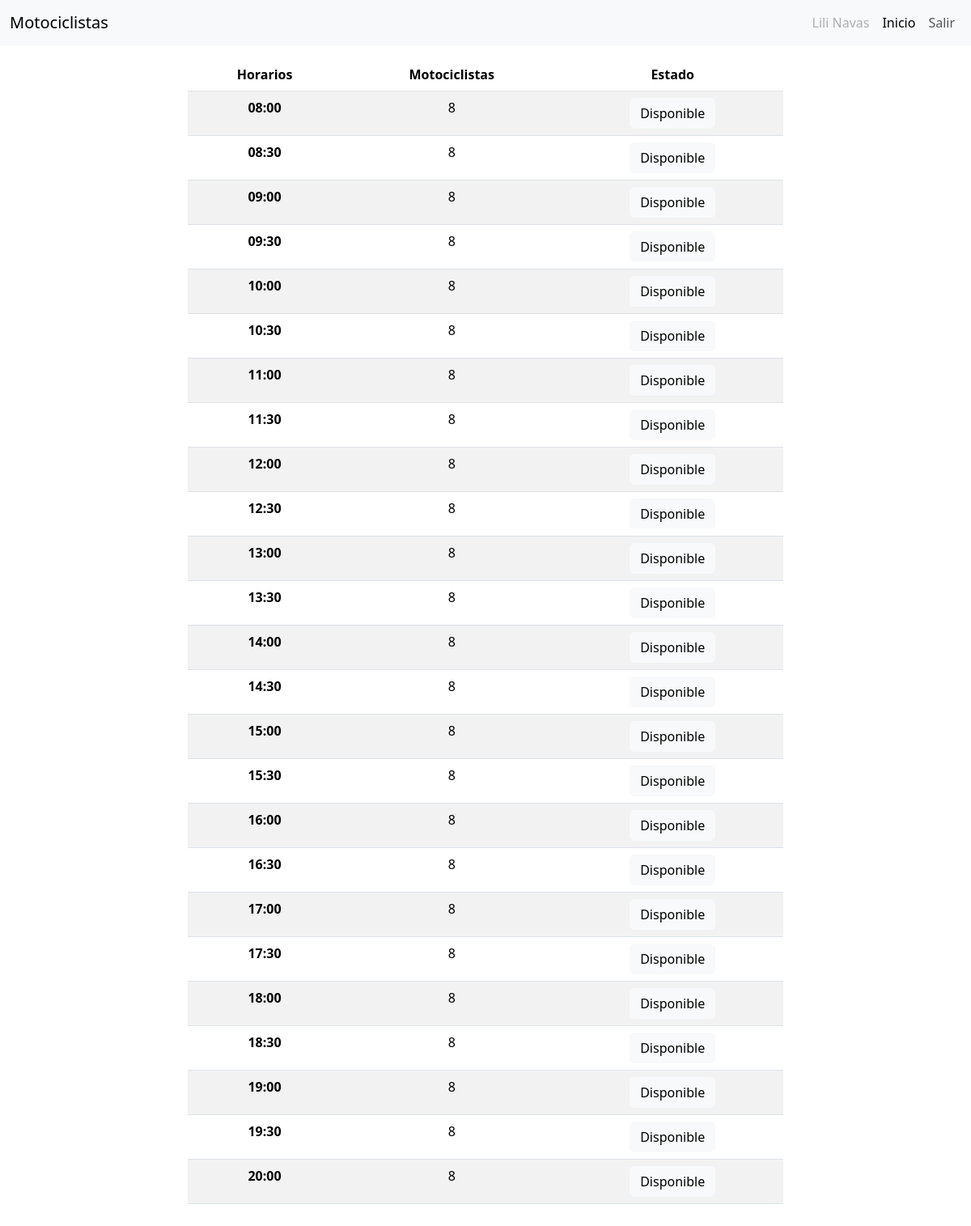
Screenshot of /motociclistas/sesion/ (signed in) with the database file from the repository.
### motociclistas/models.py (models this page shows, shortened)
class Usuarios(AbstractBaseUser):
    nombre = models.CharField(max_length=50)
    apellido = models.CharField(max_length=50)
    email = models.EmailField(unique=True)
    solicitud = models.BooleanField(default=False)
    contraseña = models.CharField(max_length=8)
    objects= UsuarioManage()
    USERNAME_FIELD = 'email'
    REQUIRED_FIELDS = ['nombre', 'apellido']

class Motociclistas(models.Model):
    horario = models.TimeField()
    motociclistas = models.PositiveIntegerField(default=8)
    estado = models.BooleanField(default=True)

### motociclistas/views.py (the view)
# urls.py: path('sesion/', views.sesion, name='sesion' ),
@login_required
def sesion(req):
    horarios = Motociclistas.objects.all()
    nombre = req.user.nombre
    apellido = req.user.apellido
    id_usuario = req.user.id
    context = {
        'horarios' : horarios,
        'nombre' : nombre,
        'apellido' : apellido,
        'id_usuario' : id_usuario
    }
    return render(req, 'sesion_usuario.html', context)

### motociclistas/templates/sesion_usuario.html (shortened to what this page needs)
{% extends "base.html" %}
{% block menu %}
  <nav class="navbar navbar-expand-lg bg-body-tertiary ">
    <div class="container-fluid">
      <a class="navbar-brand" href="#">Motociclistas</a>
      <div class="collapse navbar-collapse justify-content-end" id="navbarNav">
        <ul class="navbar-nav">
          <li class="nav-item">
            <a class="nav-link disabled" aria-disabled="true">{{nombre}} {{apellido}}</a>
          </li>
          <li class="nav-item">
            <a class="nav-link active" aria-current="page" href="#">Inicio</a>
          </li>
          <li class="nav-item">
            <a class="nav-link" href="{% url "motociclistas:cerrar_sesion" %}">Salir</a>
          </li>
        </ul>
      </div>
    </div>
  </nav>
{% endblock menu %}
{% block contenido %}
  <div class="container my-3 " >
    <div class="row justify-content-center">
        <div class="col-sm-12 col-md-8 col-lg-8 col-xl-8">
            <table class="table table-striped">
                <thead>
                  <tr>
                    <th scope="col" class="text-center">Horarios</th>
                    <th scope="col" class="text-center">Motociclistas</th>
                    <th scope="col" class="text-center">Estado</th>
                  </tr>
                </thead>
                <tbody>
                    {% for horario in horarios %}
                        <tr>
                            <th class="text-center">{{horario.horario}} </th>
                            <td id="motociclistas-{{horario.id}}" class="text-center">{{horario.motociclistas}} </td>
                            <td class="text-center">
                                {% if horario.estado and horario.motociclistas > 0 %}
                                <button id="disponible-{{horario.id}}-btn" class="disponible-btn btn btn-light" data-id="{{horario.id}}">Disponible</button>
                                {% else %}
                                  No disponible
                                {% endif %}
                            </td>
                        </tr>
                    {% endfor %}
                </tbody>
            </table>
        </div>
    </div>
  </div>
{% endblock contenido %}

### rows the page displays
Usuarios: nombre "Lili", apellido "Navas"
Motociclistas: horario "08:00", motociclistas "8"
Motociclistas: horario "08:30", motociclistas "8"
Motociclistas: horario "09:00", motociclistas "8"
Motociclistas: horario "09:30", motociclistas "8"
Motociclistas: horario "10:00", motociclistas "8"
Motociclistas: horario "10:30", motociclistas "8"
Motociclistas: horario "11:00", motociclistas "8"
Motociclistas: horario "11:30", motociclistas "8"
Motociclistas: horario "12:00", motociclistas "8"
Motociclistas: horario "12:30", motociclistas "8"
Motociclistas: horario "13:00", motociclistas "8"
Motociclistas: horario "13:30", motociclistas "8"
Motociclistas: horario "14:00", motociclistas "8"
Motociclistas: horario "14:30", motociclistas "8"
Motociclistas: horario "15:00", motociclistas "8"
Motociclistas: horario "15:30", motociclistas "8"
Motociclistas: horario "16:00", motociclistas "8"
Motociclistas: horario "16:30", motociclistas "8"
Motociclistas: horario "17:00", motociclistas "8"
Motociclistas: horario "17:30", motociclistas "8"
Motociclistas: horario "18:00", motociclistas "8"
Motociclistas: horario "18:30", motociclistas "8"
Motociclistas: horario "19:00", motociclistas "8"
Motociclistas: horario "19:30", motociclistas "8"
Motociclistas: horario "20:00", motociclistas "8"
